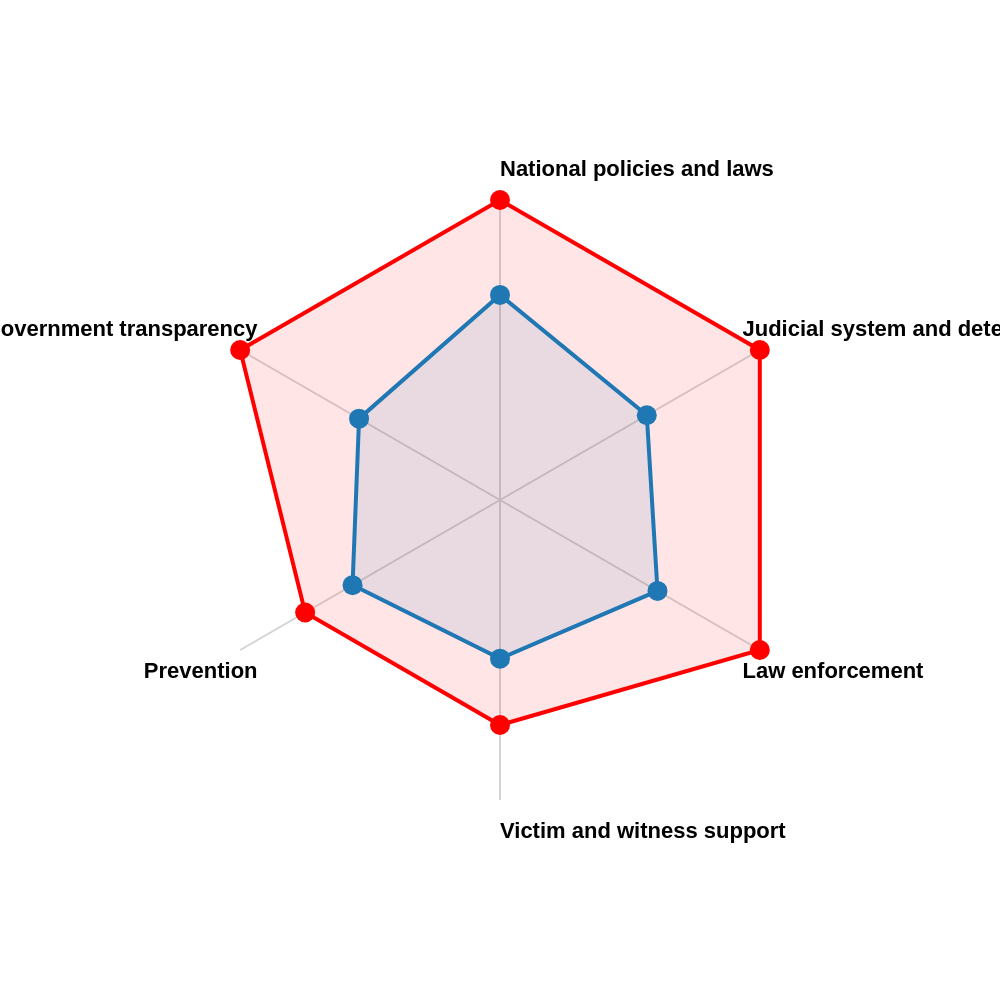

Write the Vega-Lite specification saved for this chart.
### Vega specification from a JSON file in a GitHub repository (floating-point values rounded to 4 significant figures)
{"$schema": "https://vega.github.io/schema/vega/v5.json", "description": "A radar chart example, showing multiple dimensions in a radial layout.", "width": 500, "height": 500, "padding": 100, "autosize": {"type": "none", "contains": "padding"}, "signals": [{"name": "radius", "update": "width / 2"}], "data": [{"name": "table", "values": [{"Country": "Australia", "category": "Government transparency", "value": 8.0}, {"Country": "Australia", "category": "National policies and laws", "value": 8.0}, {"Country": "Australia", "category": "Judicial system and detention", "value": 8.0}, {"Country": "Australia", "category": "Law enforcement", "value": 8.0}, {"Country": "Australia", "category": "Victim and witness support", "value": 6.0}, {"Country": "Australia", "category": "Prevention", "value": 6.0}, {"Country": "Rest of World", "category": "Government transparency", "value": 4.34}, {"Country": "Rest of World", "category": "National policies and laws", "value": 5.47}, {"Country": "Rest of World", "category": "Judicial system and detention", "value": 4.52}, {"Country": "Rest of World", "category": "Law enforcement", "value": 4.85}, {"Country": "Rest of World", "category": "Victim and witness support", "value": 4.23}, {"Country": "Rest of World", "category": "Prevention", "value": 4.54}]}, {"name": "countries", "source": "table", "transform": [{"type": "aggregate", "groupby": ["category"]}]}], "scales": [{"name": "angular", "type": "point", "range": {"signal": "[-PI, PI]"}, "padding": 0.5, "domain": {"data": "countries", "field": "category"}}, {"name": "radial", "type": "linear", "range": {"signal": "[0, radius]"}, "zero": true, "nice": false, "domain": {"data": "table", "field": "value"}, "domainMin": 0}, {"name": "color", "type": "ordinal", "domain": ["Australia", "Rest of World"], "range": ["red", "#1f77b4"]}], "legends": [{"fill": "color", "title": "Country", "orient": "right", "encode": {"symbols": {"enter": {"fillOpacity": {"value": 0.8}, "stroke": {"value": "transparent"}}}}}], "encode": {"enter": {"x": {"signal": "radius"}, "y": {"signal": "radius"}}}, "marks": [{"type": "group", "name": "categories", "zindex": 1, "from": {"facet": {"data": "table", "name": "facet", "groupby": ["Country"]}}, "marks": [{"type": "line", "name": "category-line", "from": {"data": "facet"}, "encode": {"enter": {"interpolate": {"value": "linear-closed"}, "x": {"signal": "scale('radial', datum.value) * cos(scale('angular', datum.category))"}, "y": {"signal": "scale('radial', datum.value) * sin(scale('angular', datum.category))"}, "stroke": {"scale": "color", "field": "Country"}, "strokeWidth": {"value": 2}, "fill": {"scale": "color", "field": "Country"}, "fillOpacity": {"value": 0.1}}}}, {"type": "symbol", "from": {"data": "facet"}, "encode": {"enter": {"x": {"signal": "scale('radial', datum.value) * cos(scale('angular', datum.category))"}, "y": {"signal": "scale('radial', datum.value) * sin(scale('angular', datum.category))"}, "fill": {"scale": "color", "field": "Country"}, "size": {"value": 100}, "tooltip": {"signal": "datum.Country + ': ' + format(datum.value, '.2f')"}}}}]}, {"type": "rule", "name": "radial-grid", "from": {"data": "countries"}, "zindex": 0, "encode": {"enter": {"x": {"value": 0}, "y": {"value": 0}, "x2": {"signal": "radius * cos(scale('angular', datum.category))"}, "y2": {"signal": "radius * sin(scale('angular', datum.category))"}, "stroke": {"value": "lightgray"}, "strokeWidth": {"value": 1}}}}, {"type": "text", "name": "key-label", "from": {"data": "countries"}, "zindex": 1, "encode": {"enter": {"x": {"signal": "(radius - 10) * cos(scale('angular', datum.category))"}, "y": {"signal": "(radius + 10) * sin(scale('angular', datum.category))"}, "text": {"field": "category"}, "align": [{"test": "abs(scale('angular', datum.category)) > PI / 2", "value": "right"}, {"value": "left"}], "baseline": [{"test": "scale('angular', datum.category) > 0", "value": "top"}, {"test": "scale('angular', datum.category) == 0", "value": "middle"}, {"value": "bottom"}], "fill": {"value": "black"}, "fontWeight": {"value": "bold"}}}}]}
